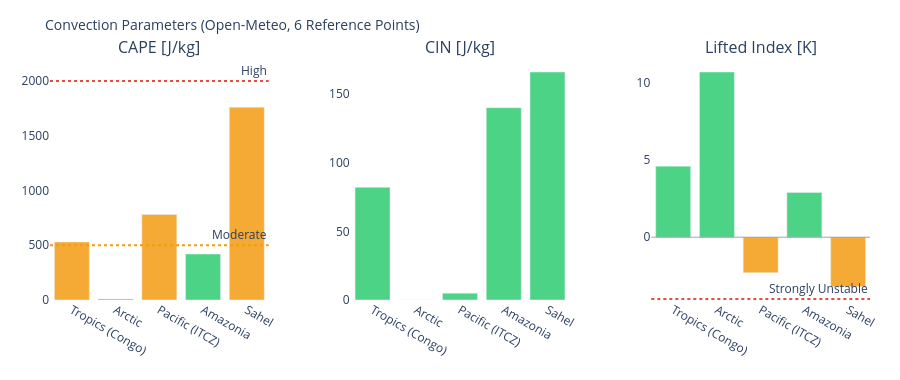

The notebook cell saved with this chart:
### Markdown cell above
---
## 3. Visualizations

### Code cell
# ============================================================
# CAPE / CIN / LIFTED INDEX – Convection potential
# ============================================================

if not df_atm.empty:
    fig = make_subplots(
        rows=1, cols=3,
        subplot_titles=['CAPE [J/kg]', 'CIN [J/kg]', 'Lifted Index [K]'],
        horizontal_spacing=0.1
    )
    pts = df_atm['point'].tolist()
    pt_colors = ['#E85D24','#185FA5','#888780','#378ADD','#639922','#F2A623']

    # CAPE – höher = mehr Gewitterpotential
    cape_vals = df_atm['cape'].fillna(0).tolist()
    cape_colors = ['#e74c3c' if v > 2000 else '#f39c12' if v > 500 else '#2ecc71'
                   for v in cape_vals]
    fig.add_trace(go.Bar(x=pts, y=cape_vals, marker_color=cape_colors,
                         opacity=0.85, showlegend=False), row=1, col=1)
    fig.add_hline(y=2000, line_dash='dot', line_color='#e74c3c',
                  annotation_text='High', row=1, col=1)
    fig.add_hline(y=500,  line_dash='dot', line_color='#f39c12',
                  annotation_text='Moderate', row=1, col=1)

    # CIN – negativer = stärker gedeckelt (weniger Auslöse)
    cin_vals = df_atm['cin'].fillna(0).tolist()
    cin_colors = ['#e74c3c' if v < -200 else '#f39c12' if v < -50 else '#2ecc71'
                  for v in cin_vals]
    fig.add_trace(go.Bar(x=pts, y=cin_vals, marker_color=cin_colors,
                         opacity=0.85, showlegend=False), row=1, col=2)

    # Lifted Index – negativ = instabil
    li_vals = df_atm['li'].fillna(0).tolist()
    li_colors = ['#e74c3c' if v < -4 else '#f39c12' if v < 0 else '#2ecc71'
                 for v in li_vals]
    fig.add_trace(go.Bar(x=pts, y=li_vals, marker_color=li_colors,
                         opacity=0.85, showlegend=False), row=1, col=3)
    fig.add_hline(y=0, line_color='gray', line_width=0.7, row=1, col=3)
    fig.add_hline(y=-4, line_dash='dot', line_color='#e74c3c',
                  annotation_text='Strongly Unstable', row=1, col=3)

    fig.update_layout(
        title=dict(text='Convection Parameters (Open-Meteo, 6 Reference Points)', font=dict(size=14)),
        height=380, plot_bgcolor='rgba(0,0,0,0)', paper_bgcolor='rgba(0,0,0,0)',
        margin=dict(l=50, r=30, t=60, b=80)
    )
    fig.update_xaxes(tickangle=30)
    fig.show()

### Figure 1 — Plotly figure (JSON) as saved in the notebook; plotly's stock layout.template omitted (floating-point values rounded to 4 significant figures)
{"data": [{"marker": {"color": ["#f39c12", "#2ecc71", "#f39c12", "#2ecc71", "#f39c12"]}, "opacity": 0.85, "showlegend": false, "type": "bar", "x": ["Tropics (Congo)", "Arctic", "Pacific (ITCZ)", "Amazonia", "Sahel"], "xaxis": "x", "y": [530.0, 10.0, 780.0, 420.0, 1760.0], "yaxis": "y"}, {"marker": {"color": ["#2ecc71", "#2ecc71", "#2ecc71", "#2ecc71", "#2ecc71"]}, "opacity": 0.85, "showlegend": false, "type": "bar", "x": ["Tropics (Congo)", "Arctic", "Pacific (ITCZ)", "Amazonia", "Sahel"], "xaxis": "x2", "y": [82.0, 0.0, 5.0, 140.0, 166.0], "yaxis": "y2"}, {"marker": {"color": ["#2ecc71", "#2ecc71", "#f39c12", "#2ecc71", "#f39c12"]}, "opacity": 0.85, "showlegend": false, "type": "bar", "x": ["Tropics (Congo)", "Arctic", "Pacific (ITCZ)", "Amazonia", "Sahel"], "xaxis": "x3", "y": [4.6, 10.7, -2.3, 2.9, -3.2], "yaxis": "y3"}], "layout": {"annotations": [{"font": {"size": 16}, "showarrow": false, "text": "CAPE [J/kg]", "x": 0.1333, "xanchor": "center", "xref": "paper", "y": 1.0, "yanchor": "bottom", "yref": "paper"}, {"font": {"size": 16}, "showarrow": false, "text": "CIN [J/kg]", "x": 0.5, "xanchor": "center", "xref": "paper", "y": 1.0, "yanchor": "bottom", "yref": "paper"}, {"font": {"size": 16}, "showarrow": false, "text": "Lifted Index [K]", "x": 0.8667, "xanchor": "center", "xref": "paper", "y": 1.0, "yanchor": "bottom", "yref": "paper"}, {"showarrow": false, "text": "High", "x": 1, "xanchor": "right", "xref": "x domain", "y": 2000, "yanchor": "bottom", "yref": "y"}, {"showarrow": false, "text": "Moderate", "x": 1, "xanchor": "right", "xref": "x domain", "y": 500, "yanchor": "bottom", "yref": "y"}, {"showarrow": false, "text": "Strongly Unstable", "x": 1, "xanchor": "right", "xref": "x3 domain", "y": -4, "yanchor": "bottom", "yref": "y3"}], "height": 380, "margin": {"b": 80, "l": 50, "r": 30, "t": 60}, "paper_bgcolor": "rgba(0,0,0,0)", "plot_bgcolor": "rgba(0,0,0,0)", "shapes": [{"line": {"color": "#e74c3c", "dash": "dot"}, "type": "line", "x0": 0, "x1": 1, "xref": "x domain", "y0": 2000, "y1": 2000, "yref": "y"}, {"line": {"color": "#f39c12", "dash": "dot"}, "type": "line", "x0": 0, "x1": 1, "xref": "x domain", "y0": 500, "y1": 500, "yref": "y"}, {"line": {"color": "gray", "width": 0.7}, "type": "line", "x0": 0, "x1": 1, "xref": "x3 domain", "y0": 0, "y1": 0, "yref": "y3"}, {"line": {"color": "#e74c3c", "dash": "dot"}, "type": "line", "x0": 0, "x1": 1, "xref": "x3 domain", "y0": -4, "y1": -4, "yref": "y3"}], "title": {"font": {"size": 14}, "text": "Convection Parameters (Open-Meteo, 6 Reference Points)"}, "xaxis": {"anchor": "y", "domain": [0.0, 0.2667], "tickangle": 30}, "xaxis2": {"anchor": "y2", "domain": [0.3667, 0.6333], "tickangle": 30}, "xaxis3": {"anchor": "y3", "domain": [0.7333, 1.0], "tickangle": 30}, "yaxis": {"anchor": "x", "domain": [0.0, 1.0]}, "yaxis2": {"anchor": "x2", "domain": [0.0, 1.0]}, "yaxis3": {"anchor": "x3", "domain": [0.0, 1.0]}}}
